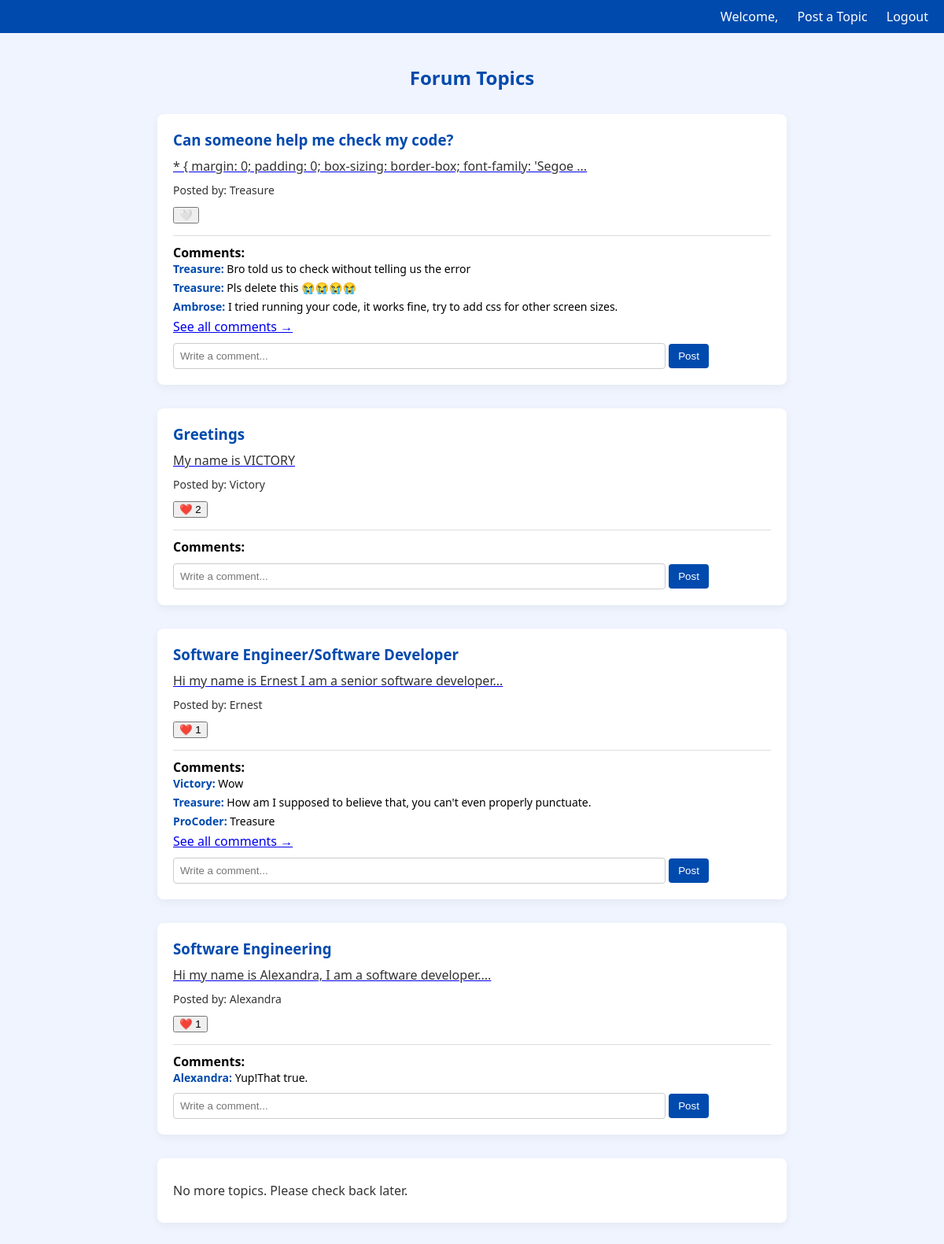
The page /home on the database its author committed.
### tables this page shows
CREATE TABLE topics (
                        id INTEGER PRIMARY KEY AUTOINCREMENT,
                        username TEXT,
                        title TEXT,
                        content TEXT);

CREATE TABLE comments (
                        id INTEGER PRIMARY KEY AUTOINCREMENT,
                        topic_id INTEGER,
                        username TEXT,
                        comment TEXT,
                        FOREIGN KEY (topic_id) REFERENCES topics(id));

### app.py (the view)
@app.route('/home', methods=['GET'])
def home():
    conn = sqlite3.connect('forum.db')
    cursor = conn.cursor()
    cursor.execute('''
        SELECT topics.id, topics.username, topics.title, topics.content,
               COUNT(likes.id) AS like_count
        FROM topics
        LEFT JOIN likes ON topics.id = likes.topic_id
        GROUP BY topics.id
        ORDER BY topics.id DESC
    ''')
    topics_raw = cursor.fetchall()
    user_liked_topic_ids = set()
    topics = []
    for topic in topics_raw:
        topic_id, username, title, content, like_count = topic
        truncated_content = content[:100] + '...' if len(content) > 40 else content
        liked_by_user = topic_id in user_liked_topic_ids
        topics.append({
            'id': topic_id,
            'username': username,
            'title': title,
            'truncated_content': truncated_content,
            'full_content': content,
            'likes': like_count,
            'liked_by_user': liked_by_user
        })
    cursor.execute("SELECT topic_id, username, comment FROM comments")
    all_comments = cursor.fetchall()
    comments_dict = {}
    for topic_id, username, comment in all_comments:
        if topic_id not in comments_dict:
            comments_dict[topic_id] = []
        if len(comments_dict[topic_id]) < 3:
            comments_dict[topic_id].append((username, comment))
    if 'user_id' in session:
        cursor.execute("SELECT topic_id FROM likes WHERE user_id = ?", (session['user_id'],))
        user_liked_topic_ids = {row[0] for row in cursor.fetchall()}
    conn.close()
    return render_template('home.html', topics=topics, comments=comments_dict, user_liked_topic_ids=user_liked_topic_ids)

### templates/home.html (shortened to what this page needs)
<!DOCTYPE html>
<html lang="en">
<head>
</head>
<body>
  <div class="top-nav">
    <span>Welcome, {{ session['username'] }}</span>
    <a href="/post">Post a Topic</a>
    <a href="/logout">Logout</a>
  </div>
  <div class="container">
    <h2>Forum Topics</h2>
{% for topic in topics %}
  <div class="post">
    <h3>{{ topic.title }}</h3>
    <a href="/topic/{{ topic.id }}">
      <p>{{ topic.truncated_content }}</p>
    </a>
    <p class="username">Posted by: {{ topic.username }}</p>
      <button onclick="toggleLike('{{ topic.id }}')" id="like-btn-{{ topic.id }}">
        <span id="like-icon-{{ topic.id }}">
          {% if topic.likes > 0%}
            ❤️ {{ topic.likes }}
          {% else %}
            🤍
          {% endif %}
        </span>
      </button>
    <div class="comments">
      <strong>Comments:</strong>
      {% for comment in comments.get(topic.id, []) %}
        <div class="comment">
          <strong>{{ comment[0] }}:</strong> {{ comment[1] }}
        </div>
      {% endfor %}
      {% if comments.get(topic.id, [])|length >= 3 %}
        <a href="/topic/{{ topic.id }}">See all comments →</a>
      {% endif %}
      <form class="comment-form" action="/comment/{{ topic.id }}" method="POST">
        <input type="text" name="comment" placeholder="Write a comment..." required>
        <button type="submit">Post</button>
      </form>
    </div>
  </div>
{% endfor %}
    <div class="post">
      <p>No more topics. Please check back later.</p>
    </div>
  </div>
</body>
</html>

### templates/home.html (style rules this page uses)
body { font-family: 'Segoe UI', Tahoma, Geneva, Verdana, sans-serif; background-color: #f0f4ff; margin: 0; padding: 0; }
.container { max-width: 800px; margin: auto; padding: 20px; }
h2 { text-align: center; color: #004aad; margin-bottom: 30px; }
.post { background-color: white; padding: 20px; border-radius: 8px; margin-bottom: 30px; box-shadow: 0 4px 12px rgba(0,0,0,0.05); }
.post h3 { margin: 0; color: #004aad; }
.post p { margin: 10px 0; color: #333; }
.username { font-size: 14px; color: #555; }
.top-nav { background-color: #004aad; color: white; padding: 10px 20px; text-align: right; }
.top-nav a { color: white; margin-left: 20px; text-decoration: none; }
.comments { margin-top: 15px; border-top: 1px solid #ddd; padding-top: 10px; }
.comment { font-size: 14px; margin-bottom: 5px; }
.comment strong { color: #004aad; }
.comment-form { margin-top: 10px; }
.comment-form input[type="text"] { width: 80%; padding: 8px; border-radius: 4px; border: 1px solid #ccc; }
.comment-form button { padding: 8px 12px; background-color: #004aad; color: white; border: none; border-radius: 4px; cursor: pointer; }

### rows shown on the page
topics: title "Can someone help me check my code?", truncated_content "* { margin: 0; padding: 0; box-sizing: border-box; font-family: 'Segoe ...", username "Treasure"
comments: username "Treasure", comment "Bro told us to check without telling us the error"
comments: username "Treasure", comment "Pls delete this 😭😭😭😭"
comments: username "Ambrose", comment "I tried running your code, it works fine, try to add css for other screen sizes."
topics: title "Greetings", truncated_content "My name is VICTORY", username "Victory", likes "2"
topics: title "Software Engineer/Software Developer", truncated_content "Hi my name is Ernest I am a senior software developer...", username "Ernest", likes "1"
comments: username "Victory", comment "Wow"
comments: username "Treasure", comment "How am I supposed to believe that, you can't even properly punctuate."
comments: username "ProCoder", comment "Treasure"
topics: title "Software Engineering", truncated_content "Hi my name is Alexandra, I am a software developer....", username "Alexandra", likes "1"
comments: username "Alexandra", comment "Yup!That true."
